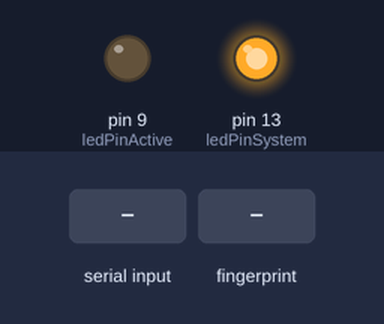
The sketch below on a simulated Arduino Mega 2560, built with avr-gcc and run on an emulated ATmega2560. Shown: output pins drawn as LEDs (lit = HIGH). Dashed ring = blinking. Inputs (shaded band) come from the test bench. What the sketch prints to the serial monitor is not drawn.

Above: at 2.4 s.
2.5 s: "E90\n" received over Serial
At 2.89 s:
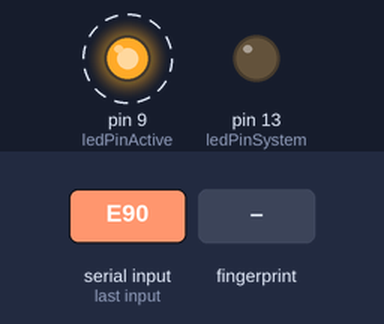
5.5 s: finger stored as number 1 placed on the sensor
At 6.8 s:
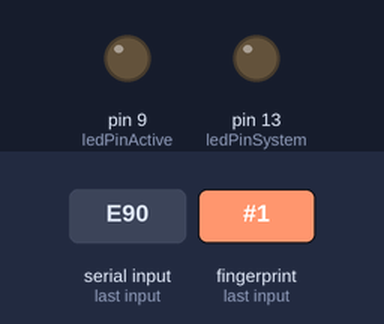
Timing chart, 0 to 14.5 s (numbered marks = the images above; inputs shaded):
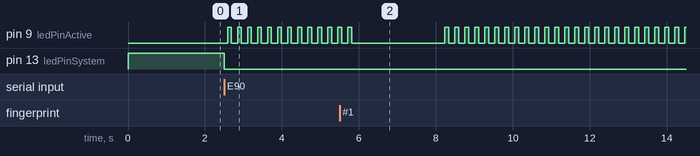

The sketch:

Enroll.ino
```cpp
#include <Adafruit_Fingerprint.h>
#include <avr/pgmspace.h>
#if (defined(__AVR__) || defined(ESP8266)) && !defined(__AVR_ATmega2560__)
#include <SoftwareSerial.h>
SoftwareSerial mySerial(2, 3);
#else
#define mySerial Serial1
#endif

Adafruit_Fingerprint finger = Adafruit_Fingerprint(&mySerial);

uint8_t id = 4; // Start ID from 4 (Default ID)
const int ledPinActive = 9; // Define the LED pin
const int ledPinSystem = 13; // Define the system status LED pin

const char msgFingerprintSensor[] PROGMEM = "Adafruit Fingerprint sensor enrollment";
const char msgFoundSensor[] PROGMEM = "Found fingerprint sensor!";
const char msgNotFoundSensor[] PROGMEM = "Did not find fingerprint sensor :(";
const char msgReadingParams[] PROGMEM = "Reading sensor parameters";
const char msgStatus[] PROGMEM = "Status: 0x";
const char msgSysID[] PROGMEM = "Sys ID: 0x";
const char msgCapacity[] PROGMEM = "Capacity: ";
const char msgSecurityLevel[] PROGMEM = "Security level: ";
const char msgDeviceAddr[] PROGMEM = "Device address: ";
const char msgPacketLen[] PROGMEM = "Packet len: ";
const char msgBaudRate[] PROGMEM = "Baud rate: ";

void setup() {
  pinMode(ledPinActive, OUTPUT); // Initialize the active LED pin as an output
  pinMode(ledPinSystem, OUTPUT); // Initialize the system status LED pin as an output
  digitalWrite(ledPinActive, LOW); // Ensure the active LED is off initially
  digitalWrite(ledPinSystem, HIGH); // Turn the system status LED on initially

  Serial.begin(9600);
  while (!Serial);
  delay(100);
  Serial.println(F("\n\nAdafruit Fingerprint sensor enrollment"));

  finger.begin(57600);

  if (finger.verifyPassword()) {
    Serial.println(F("Found fingerprint sensor!"));
  } else {
    Serial.println(F("Did not find fingerprint sensor :("));
    while (1) { delay(1); }
  }
  Serial.println(F("Reading sensor parameters"));
  finger.getParameters();
  Serial.print(F("Status: 0x")); Serial.println(finger.status_reg, HEX);
  Serial.print(F("Sys ID: 0x")); Serial.println(finger.system_id, HEX);
  Serial.print(F("Capacity: ")); Serial.println(finger.capacity);
  Serial.print(F("Security level: ")); Serial.println(finger.security_level);
  Serial.print(F("Device address: ")); Serial.println(finger.device_addr, HEX);
  Serial.print(F("Packet len: ")); Serial.println(finger.packet_len);
  Serial.print(F("Baud rate: ")); Serial.println(finger.baud_rate);
}

void loop() {
  if (Serial.available() > 0) {
    char command = Serial.read();
    if (command == 'E') {
      Serial.println(F("Ready to enroll a fingerprint!"));
      Serial.print(F("Enrolling ID #"));
      Serial.println(id);

      int enrollmentResult = getFingerprintEnroll();

      if (enrollmentResult == FINGERPRINT_OK) {
        Serial.println(F("Stored!"));
        id++; // Increment ID only if enrollment was successful
      } else {
        Serial.print(F("Enrollment failed with error code "));
        Serial.println(enrollmentResult);
      }
    } else if (command == 'S') {
      // Set starting ID
      id = Serial.parseInt();
      Serial.print(F("Starting ID set to "));
      Serial.println(id);
    }
  }
}

uint8_t getFingerprintEnroll() {
  int p = -1;
  digitalWrite(ledPinSystem, LOW); // Turn off the system status LED
  Serial.print(F("Waiting for valid finger to enroll as #")); Serial.println(id);

  while (p != FINGERPRINT_OK) {
    p = finger.getImage();
    blinkLED();
    switch (p) {
      case FINGERPRINT_OK:
        Serial.println(F("Image taken"));
        break;
      case FINGERPRINT_NOFINGER:
        Serial.print(F("."));
        break;
      case FINGERPRINT_PACKETRECIEVEERR:
        Serial.println(F("Communication error"));
        break;
      case FINGERPRINT_IMAGEFAIL:
        Serial.println(F("Imaging error"));
        break;
      default:
        Serial.println(F("Unknown error"));
        break;
    }
  }

  p = finger.image2Tz(1);
  if (p != FINGERPRINT_OK) {
    digitalWrite(ledPinSystem, HIGH); // Turn on the system status LED if failed
    return p;
  }

  Serial.println(F("Remove finger"));
  delay(2000);
  p = 0;
  while (p != FINGERPRINT_NOFINGER) {
    p = finger.getImage();
  }

  Serial.println(F("Place same finger again"));
  while (p != FINGERPRINT_OK) {
    p = finger.getImage();
    blinkLED();
    switch (p) {
      case FINGERPRINT_OK:
        Serial.println(F("Image taken"));
        break;
      case FINGERPRINT_NOFINGER:
        Serial.print(F("."));
        break;
      case FINGERPRINT_PACKETRECIEVEERR:
        Serial.println(F("Communication error"));
        break;
      case FINGERPRINT_IMAGEFAIL:
        Serial.println(F("Imaging error"));
        break;
      default:
        Serial.println(F("Unknown error"));
        break;
    }
  }

  p = finger.image2Tz(2);
  switch (p) {
    case FINGERPRINT_OK:
      Serial.println(F("Image converted"));
      break;
    case FINGERPRINT_IMAGEMESS:
      Serial.println(F("Image too messy"));
      digitalWrite(ledPinSystem, HIGH); // Turn on the system status LED if failed
      return p;
    case FINGERPRINT_PACKETRECIEVEERR:
      Serial.println(F("Communication error"));
      digitalWrite(ledPinSystem, HIGH); // Turn on the system status LED if failed
      return p;
    case FINGERPRINT_FEATUREFAIL:
      Serial.println(F("Could not find fingerprint features"));
      digitalWrite(ledPinSystem, HIGH); // Turn on the system status LED if failed
      return p;
    case FINGERPRINT_INVALIDIMAGE:
      Serial.println(F("Could not find fingerprint features"));
      digitalWrite(ledPinSystem, HIGH); // Turn on the system status LED if failed
      return p;
    default:
      Serial.println(F("Unknown error"));
      digitalWrite(ledPinSystem, HIGH); // Turn on the system status LED if failed
      return p;
  }

  // OK converted!
  Serial.print(F("Creating model for #"));  Serial.println(id);

  p = finger.createModel();
  if (p != FINGERPRINT_OK) {
    Serial.println(F("Failed to create model"));
    digitalWrite(ledPinSystem, HIGH); // Turn on the system status LED if failed
    return p;
  }

  p = finger.storeModel(id);
  if (p == FINGERPRINT_OK) {
    Serial.println(F("Success!"));
  } else {
    Serial.print(F("Store failed with error code "));
    Serial.println(p);
  }

  digitalWrite(ledPinSystem, HIGH); // Turn on the system status LED after successful enrollment
  return p;
}

void blinkLED() {
  digitalWrite(ledPinActive, HIGH);
  delay(100);
  digitalWrite(ledPinActive, LOW);
  delay(100);
}
```

Measured:
- after the input at 2.5 s, pin 9 (ledPinActive): alternates HIGH for 0.10 s and LOW for 0.16 s, starting after 0.09 s; pin 13 (ledPinSystem): HIGH → LOW at once
